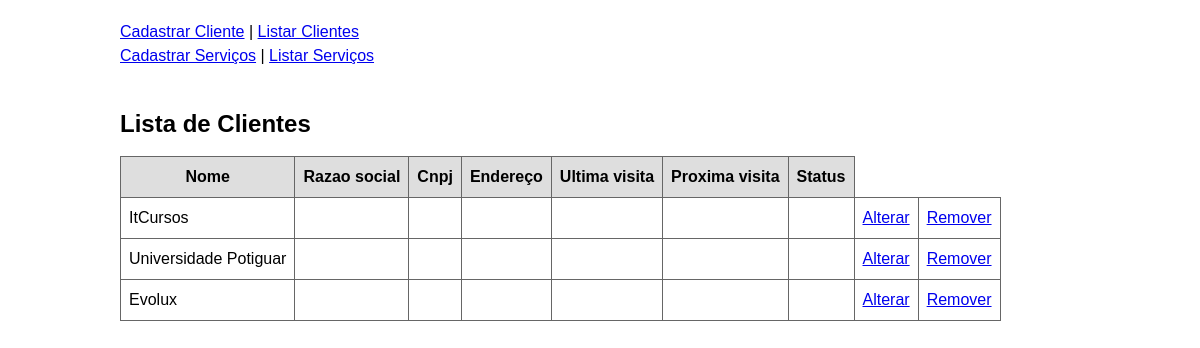
Before: /index.php/clientes/listar/ with the older database file.
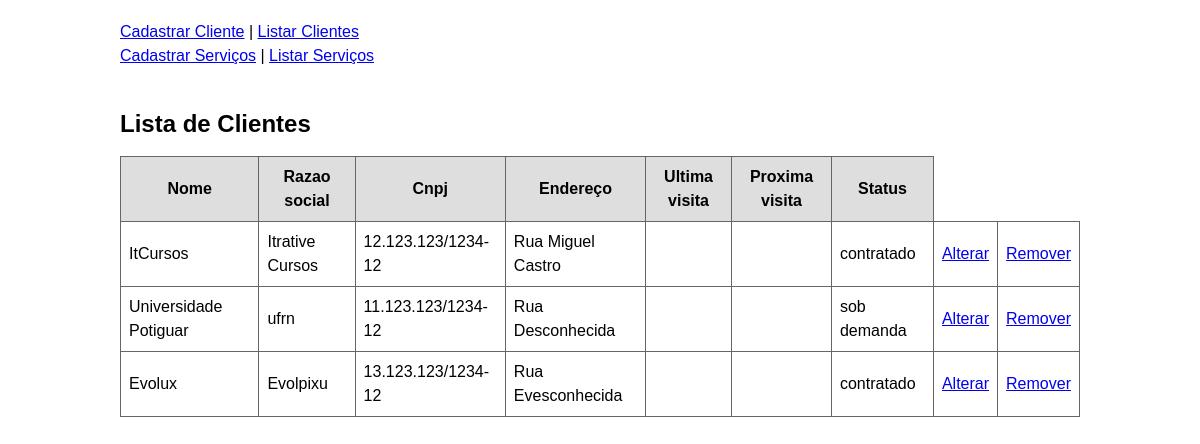
After: the same page with the newer database file.
### tables this page shows
CREATE TABLE clientes ( 
	id int NOT NULL auto_increment,
	nome varchar(255) NOT NULL,
	razao_social varchar(255) NOT NULL,
	cnpj char(18) NOT NULL,
	endereco varchar(255) NOT NULL,
	data_ultima_visita date NULL,
	data_proxima_visita date NULL,
	status varchar(255) NOT NULL,
	PRIMARY KEY (id),
	UNIQUE (nome),
	UNIQUE (cnpj),
	UNIQUE (razao_social)
);

### controle/rotas.php (called while the page is built, shortened)
<?php
    function montar_include($pasta, $arquivo) {
        return TEMPLATES.'/'.$pasta.'/'.$arquivo.'.php';
    }
    function mostrar_conteudo() {
        $uri = $_SERVER['REQUEST_URI'];
        $uri = explode('?', $uri);
        $uri = $uri[0];
        $uri = rtrim($uri, '/');
        $partes = explode('/', $uri);
        if(count($partes) >= 5) {
            $arquivo = array_pop($partes);
            $pasta = array_pop($partes);
        } else {
            $pasta = 'servico';
            $arquivo = 'listar';
        }
        $caminho = montar_include($pasta, $arquivo);
        include_once($caminho);
    }
?>

### controle/banco.php (called while the page is built, shortened)
<?php
    function select_all($tabela){
        $sql = 'SELECT * from '.$tabela.';';
        $resultado = mysql_query($sql);
        $objetos = array();
        while($row = mysql_fetch_assoc($resultado)){
            $objetos[] = $row;
        }
        return $objetos;
    }
?>

### templates/clientes/listar.php (the view)
<br /><br />
<h2>Lista de Clientes</h2>
<?php
echo '<table class=\'lista\'>
			<tr>
				<th>Nome</th>
				<th>Razao social</th>
				<th>Cnpj</th>
				<th>Endereço</th>
				<th>Ultima visita</th>
				<th>Proxima visita</th>
				<th>Status</th>
			</tr>';
	$clientes = select_all('clientes');
	foreach ($clientes as $cliente) {
		echo '<tr>
				<td>'.$cliente['nome'].'</td>
				<td>'.$cliente['razao_social'].'</td>
				<td>'.$cliente['cnpj'].'</td>
				<td>'.$cliente['endereco'].'</td>
				<td>'.$cliente['data_ultima_visita'].'</td>
				<td>'.$cliente['data_proxima_visita'].'</td>
				<td>'.$cliente['status'].'</td>
				<td><a href=\'/'.BASE.'/index.php/clientes/alterar/?id='.$cliente['id'].'\'>Alterar</a></td>
				<td><a href=\'/'.BASE.'/index.php/clientes/remover/?id='.$cliente['id'].'\'>Remover</a></td>
			  </tr>';
	}
echo '</table>';
?>

### index.php (shortened to what this page needs)
<?php include_once('controle/rotas.php'); ?>
<!DOCTYPE html>
<html>
    <head>
    	<link rel="stylesheet" type="text/css" href="/<?php echo BASE?>/estaticos/estilo.css">
    </head>
    <body>
        <?php
            include_once(TEMPLATES.'/geral/menu.php');
        	mostrar_conteudo();
        ?>
    </body>
</html>

### templates/geral/menu.php
<a href='/<?php echo BASE; ?>/index.php/clientes/cadastrar/'>Cadastrar Cliente</a> |
<a href='/<?php echo BASE; ?>/index.php/clientes/listar/'>Listar Clientes</a>
<br />
<a href='/<?php echo BASE; ?>/index.php/servico/cadastrar/'>Cadastrar Serviços</a> |
<a href='/<?php echo BASE; ?>/index.php/servico/listar/'>Listar Serviços</a>

### estaticos/estilo.css (style rules this page uses)
body { width: 960px; margin: 0 auto; font: normal 16px/24px "Lucida Grande", Arial, Ubuntu, sans-serif; padding: 20px 20px 0; }
table.lista { border-width: 1px; border-color: #666666; border-collapse: collapse; }
table.lista th { border-width: 1px; padding: 8px; border-style: solid; border-color: #666666; background-color: #dedede; }
table.lista td { border-width: 1px; padding: 8px; border-style: solid; border-color: #666666; background-color: #ffffff; }

Changed rows visible on the page:
changed clientes "ItCursos": razao_social (not shown) → "Itrative Cursos"; cnpj (not shown) → "12.123.123/1234-12"; endereco (not shown) → "Rua Miguel Castro"; status (not shown) → "contratado"
changed clientes "Universidade Potiguar": razao_social (not shown) → "ufrn"; cnpj (not shown) → "11.123.123/1234-12"; endereco (not shown) → "Rua Desconhecida"; status (not shown) → "sob demanda"
changed clientes "Evolux": razao_social (not shown) → "Evolpixu"; cnpj (not shown) → "13.123.123/1234-12"; endereco (not shown) → "Rua Evesconhecida"; status (not shown) → "contratado"
